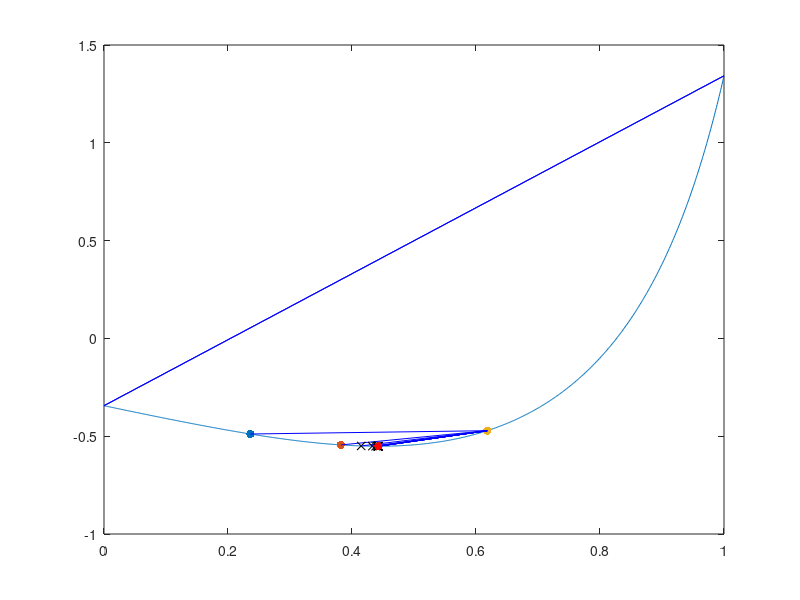

Write the MATLAB code that produced this figure.
function lab03()
    clc();
    clf();

    debugFlg = 1;
    delayS = 0.8;
    a = 0;
    b = 1;
    eps = 1e-6;

    fplot(@f, [a, b]);
    hold on;

    % pause(3);
    parabolic_method(a, b, eps, debugFlg, delayS);

    legend("off");
end

function parabolic_method(a, b, eps, debugFlg, delayS)
    tau = (sqrt(5)-1) / 2;
    l = b - a;

    x1 = b - tau*l;
    x2 = a + tau*l;
    f1 = f(x1);
    f2 = f(x2);

    fprintf('-------Golden ratio method (looking for initial points x1, x2, x3)-------\n');
    i = 0;
    if debugFlg
        fprintf('№ %2d:\t [a, b] = [%.10f, %.10f], f(a) = %.10f, f(b) = %.10f\n', i, a, b, f(a), f(b));
        line([a b], [f(a) f(b)], 'color', 'b');
        hold on;
    end
    while l > 2*eps
        i = i + 1;
        if debugFlg
            line([a b], [f(a) f(b)], 'color', 'b');
            hold on;
        end
        if f1 <= f2
            b = x2;
            l = b - a;

            new_x = b - tau*l;
            new_f = f(new_x);

            if f1 <= new_f
               x3 = x2;     f3 = f2;
               x2 = x1;     f2 = f1;
               x1 = new_x;  f1 = new_f;
               break;
            end

            x2 = x1;        f2 = f1;
            x1 = new_x;     f1 = new_f;
        else
            a = x1;
            l = b - a;

            new_x = a + tau*l;
            new_f = f(new_x);

            if f2 <= new_f
                x1 = a;
                x3 = new_x; f3 = new_f;
                break;
            end

            x1 = x2;        f1 = f2;
            x2 = new_x;     f2 = new_f;
        end
        if debugFlg
            fprintf('№ %2d:\t [a, b] = [%.10f, %.10f], f(a) = %.10f, f(b) = %.10f\n', i, a, b, f(a), f(b));
            line([a b], [f(a) f(b)], 'color', 'r');
            hold on;
            pause(delayS);
        end
    end

    if debugFlg
        fprintf('Found x1 = %.10f, x2 = %.10f, x3 = %.10f\n', x1, x2, x3);
        scatter(x1, f1, 'green', 'filled');
        scatter(x2, f2, 'green', 'filled');
        scatter(x3, f3, 'green', 'filled');
        line([x1 x3], [f1 f3], 'color', 'b');
        hold on;
        pause(delayS*2);
    end

    if l <= 2*eps
        x_res = (a+b)/2;
        f_res = f(x_res);

        if debugFlg
            scatter(x_res, f_res, 'r', 'filled');
            fprintf('RESULT: %2d iterations, x=%.10f, f(x)=%.10f\n', i, x_res, f_res);
        end

        return;
    end

    fprintf('-------Parabolic method-------\n');

    a1 = (f2 - f1) / (x2 - x1);
    a2 = ((f3 - f1)/(x3 - x1) - (f2 - f1)/(x2 - x1)) / (x3 - x2);
    x_ = 1 / 2 * (x1 + x2 - a1/a2);
    f_ = f(x_);

    for i = 1:1000
        old_x_ = x_;

        if f_ > f2
            temp = f_; f_ = f2; f2 = temp;
            temp = x_; x_ = x2; x2 = temp;
        end

        if x_ > x2
            x1 = x2; f1 = f2;
            x2 = x_; f2 = f_;
        else
            x3 = x2; f3 = f2;
            x2 = x_; f2 = f_;
        end

        if debugFlg
            fprintf('№ %2d:\t [x1, x3] = [%.10f, %.10f], f(x1) = %.10f, f(x3) = %.10f\n', i, x1, x3, f1, f3);
            fprintf('Current min point: x=%.10f, f(x)=%.10f\n', x_, f_);
            line([x1 x3], [f1 f3], 'color', 'b');
            plot(x_, f_, 'xk');
            hold on;
            pause(delayS);
        end

        a1 = (f2 - f1) / (x2 - x1);
        a2 = ((f3 - f1)/(x3 - x1) - (f2 - f1)/(x2 - x1)) / (x3 - x2);
        x_ = 1 / 2 * (x1 + x2 - a1/a2);
        f_ = f(x_);

        if abs(old_x_ - x_) <= eps
            break
        end
    end

    x_res = x_;
    f_res = f_;

    if debugFlg
        scatter(x_res, f_res, 'r', 'filled');
        fprintf('RESULT: %2d iterations, x=%.10f, f(x)=%.10f\n', i, x_res, f_res);
    end

end

function y = f(x)
    k = power(5,1/3);

    y = sinh((3 * power(x,4) - x + sqrt(17) - 3) / 2) + sin((k * power(x, 3) - k * x + 1 - 2 * k) ./ (-power(x,3) + x + 2));
end
